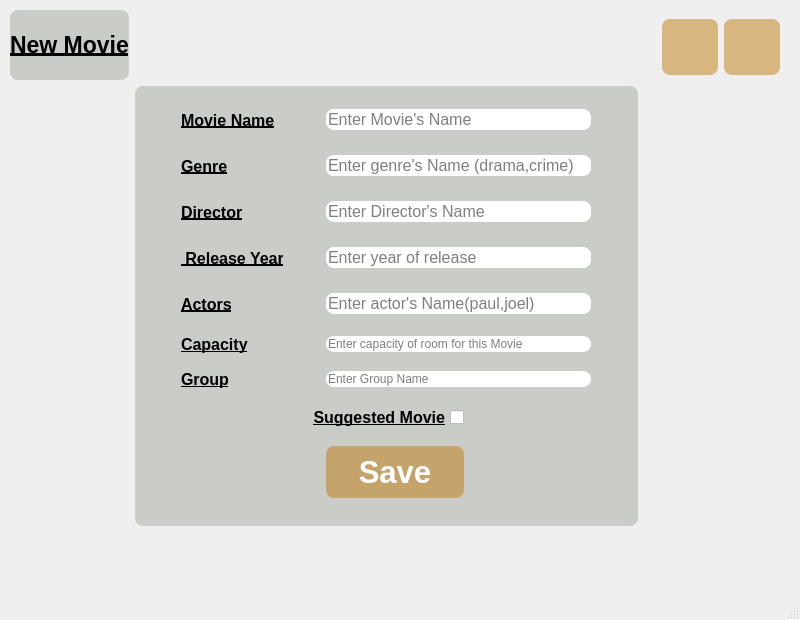
<?xml version="1.0" encoding="UTF-8"?>
<ui version="4.0">
 <class>Add_movie</class>
 <widget class="QMainWindow" name="Add_movie">
  <property name="geometry">
   <rect>
    <x>0</x>
    <y>0</y>
    <width>800</width>
    <height>620</height>
   </rect>
  </property>
  <property name="sizePolicy">
   <sizepolicy hsizetype="Fixed" vsizetype="Fixed">
    <horstretch>0</horstretch>
    <verstretch>0</verstretch>
   </sizepolicy>
  </property>
  <property name="minimumSize">
   <size>
    <width>778</width>
    <height>620</height>
   </size>
  </property>
  <property name="maximumSize">
   <size>
    <width>800</width>
    <height>644</height>
   </size>
  </property>
  <property name="windowTitle">
   <string>MainWindow</string>
  </property>
  <property name="styleSheet">
   <string notr="true">#centralwidget
{
border-image: url(:/photos/images/ticket-2974645.jpg);

}
#l1
{
 background-color: rgba(186, 189, 182,0.7);
color: black;
}
#gw2
{
 background-color: rgba(186, 189, 182,0.7);
}
QPushButton
{
color : white;
background-color: rgba(193, 125, 17,0.5);
}
QPushButton:hover
{
    background-color:rgba(255, 255, 255,0.5);
    color: rgb(193, 125, 17);
}
QPushButton,#gw2,#l1,QLineEdit
{
border-width : 0px;
border-radius : 8px;
}</string>
  </property>
  <widget class="QWidget" name="centralwidget">
   <property name="sizePolicy">
    <sizepolicy hsizetype="Fixed" vsizetype="Fixed">
     <horstretch>0</horstretch>
     <verstretch>0</verstretch>
    </sizepolicy>
   </property>
   <property name="minimumSize">
    <size>
     <width>800</width>
     <height>579</height>
    </size>
   </property>
   <property name="maximumSize">
    <size>
     <width>822</width>
     <height>600</height>
    </size>
   </property>
   <layout class="QVBoxLayout" name="verticalLayout">
    <item>
     <widget class="QWidget" name="gw1" native="true">
      <property name="sizePolicy">
       <sizepolicy hsizetype="Expanding" vsizetype="Expanding">
        <horstretch>0</horstretch>
        <verstretch>0</verstretch>
       </sizepolicy>
      </property>
      <layout class="QGridLayout" name="gridLayout">
       <property name="leftMargin">
        <number>1</number>
       </property>
       <property name="topMargin">
        <number>1</number>
       </property>
       <property name="rightMargin">
        <number>1</number>
       </property>
       <property name="bottomMargin">
        <number>1</number>
       </property>
       <item row="4" column="1">
        <spacer name="verticalSpacer_3">
         <property name="orientation">
          <enum>Qt::Vertical</enum>
         </property>
         <property name="sizeType">
          <enum>QSizePolicy::Fixed</enum>
         </property>
         <property name="sizeHint" stdset="0">
          <size>
           <width>72</width>
           <height>40</height>
          </size>
         </property>
        </spacer>
       </item>
       <item row="0" column="3">
        <widget class="QWidget" name="hw1" native="true">
         <property name="sizePolicy">
          <sizepolicy hsizetype="Fixed" vsizetype="Fixed">
           <horstretch>0</horstretch>
           <verstretch>0</verstretch>
          </sizepolicy>
         </property>
         <property name="minimumSize">
          <size>
           <width>137</width>
           <height>70</height>
          </size>
         </property>
         <layout class="QHBoxLayout" name="horizontalLayout">
          <item>
           <widget class="QPushButton" name="pushButton_2">
            <property name="sizePolicy">
             <sizepolicy hsizetype="Fixed" vsizetype="Fixed">
              <horstretch>0</horstretch>
              <verstretch>0</verstretch>
             </sizepolicy>
            </property>
            <property name="minimumSize">
             <size>
              <width>56</width>
              <height>56</height>
             </size>
            </property>
            <property name="maximumSize">
             <size>
              <width>56</width>
              <height>56</height>
             </size>
            </property>
            <property name="text">
             <string/>
            </property>
            <property name="icon">
             <iconset resource="photos.qrc">
              <normaloff>:/icons/p1/minimize.png</normaloff>:/icons/p1/minimize.png</iconset>
            </property>
            <property name="iconSize">
             <size>
              <width>50</width>
              <height>50</height>
             </size>
            </property>
           </widget>
          </item>
          <item>
           <widget class="QPushButton" name="pushButton">
            <property name="sizePolicy">
             <sizepolicy hsizetype="Fixed" vsizetype="Fixed">
              <horstretch>0</horstretch>
              <verstretch>0</verstretch>
             </sizepolicy>
            </property>
            <property name="minimumSize">
             <size>
              <width>56</width>
              <height>56</height>
             </size>
            </property>
            <property name="maximumSize">
             <size>
              <width>56</width>
              <height>56</height>
             </size>
            </property>
            <property name="text">
             <string/>
            </property>
            <property name="icon">
             <iconset resource="photos.qrc">
              <normaloff>:/icons/p1/cross.png</normaloff>:/icons/p1/cross.png</iconset>
            </property>
            <property name="iconSize">
             <size>
              <width>50</width>
              <height>50</height>
             </size>
            </property>
           </widget>
          </item>
         </layout>
        </widget>
       </item>
       <item row="3" column="3">
        <spacer name="verticalSpacer">
         <property name="orientation">
          <enum>Qt::Vertical</enum>
         </property>
         <property name="sizeType">
          <enum>QSizePolicy::Expanding</enum>
         </property>
         <property name="sizeHint" stdset="0">
          <size>
           <width>130</width>
           <height>149</height>
          </size>
         </property>
        </spacer>
       </item>
       <item row="0" column="1">
        <spacer name="horizontalSpacer">
         <property name="orientation">
          <enum>Qt::Horizontal</enum>
         </property>
         <property name="sizeHint" stdset="0">
          <size>
           <width>40</width>
           <height>20</height>
          </size>
         </property>
        </spacer>
       </item>
       <item row="0" column="0">
        <widget class="QLabel" name="l1">
         <property name="font">
          <font>
           <pointsize>17</pointsize>
           <weight>75</weight>
           <bold>true</bold>
           <underline>true</underline>
          </font>
         </property>
         <property name="text">
          <string>New Movie</string>
         </property>
        </widget>
       </item>
       <item row="1" column="1">
        <spacer name="verticalSpacer_2">
         <property name="orientation">
          <enum>Qt::Vertical</enum>
         </property>
         <property name="sizeHint" stdset="0">
          <size>
           <width>20</width>
           <height>40</height>
          </size>
         </property>
        </spacer>
       </item>
       <item row="3" column="0">
        <spacer name="horizontalSpacer_2">
         <property name="orientation">
          <enum>Qt::Horizontal</enum>
         </property>
         <property name="sizeType">
          <enum>QSizePolicy::Fixed</enum>
         </property>
         <property name="sizeHint" stdset="0">
          <size>
           <width>40</width>
           <height>20</height>
          </size>
         </property>
        </spacer>
       </item>
       <item row="2" column="1">
        <widget class="QWidget" name="gw2" native="true">
         <property name="sizePolicy">
          <sizepolicy hsizetype="Fixed" vsizetype="Fixed">
           <horstretch>0</horstretch>
           <verstretch>0</verstretch>
          </sizepolicy>
         </property>
         <property name="minimumSize">
          <size>
           <width>503</width>
           <height>440</height>
          </size>
         </property>
         <layout class="QGridLayout" name="gridLayout_2">
          <item row="5" column="0">
           <widget class="QLabel" name="l7">
            <property name="minimumSize">
             <size>
              <width>102</width>
              <height>0</height>
             </size>
            </property>
            <property name="font">
             <font>
              <pointsize>12</pointsize>
              <weight>75</weight>
              <bold>true</bold>
              <underline>true</underline>
             </font>
            </property>
            <property name="text">
             <string>Capacity</string>
            </property>
           </widget>
          </item>
          <item row="1" column="0" alignment="Qt::AlignHCenter">
           <widget class="QLabel" name="l6">
            <property name="sizePolicy">
             <sizepolicy hsizetype="Fixed" vsizetype="Fixed">
              <horstretch>0</horstretch>
              <verstretch>0</verstretch>
             </sizepolicy>
            </property>
            <property name="minimumSize">
             <size>
              <width>102</width>
              <height>30</height>
             </size>
            </property>
            <property name="maximumSize">
             <size>
              <width>95</width>
              <height>30</height>
             </size>
            </property>
            <property name="font">
             <font>
              <pointsize>12</pointsize>
              <weight>75</weight>
              <bold>true</bold>
              <underline>true</underline>
             </font>
            </property>
            <property name="text">
             <string>Genre</string>
            </property>
           </widget>
          </item>
          <item row="5" column="1">
           <widget class="QLineEdit" name="capacity_le">
            <property name="sizePolicy">
             <sizepolicy hsizetype="Fixed" vsizetype="Fixed">
              <horstretch>0</horstretch>
              <verstretch>0</verstretch>
             </sizepolicy>
            </property>
            <property name="minimumSize">
             <size>
              <width>265</width>
              <height>0</height>
             </size>
            </property>
            <property name="placeholderText">
             <string>Enter capacity of room for this Movie</string>
            </property>
           </widget>
          </item>
          <item row="2" column="0" alignment="Qt::AlignHCenter">
           <widget class="QLabel" name="l3">
            <property name="sizePolicy">
             <sizepolicy hsizetype="Fixed" vsizetype="Fixed">
              <horstretch>0</horstretch>
              <verstretch>0</verstretch>
             </sizepolicy>
            </property>
            <property name="minimumSize">
             <size>
              <width>102</width>
              <height>30</height>
             </size>
            </property>
            <property name="maximumSize">
             <size>
              <width>95</width>
              <height>30</height>
             </size>
            </property>
            <property name="font">
             <font>
              <pointsize>12</pointsize>
              <weight>75</weight>
              <bold>true</bold>
              <underline>true</underline>
             </font>
            </property>
            <property name="text">
             <string>Director</string>
            </property>
           </widget>
          </item>
          <item row="1" column="1">
           <widget class="QLineEdit" name="genre_le">
            <property name="sizePolicy">
             <sizepolicy hsizetype="Fixed" vsizetype="Fixed">
              <horstretch>0</horstretch>
              <verstretch>0</verstretch>
             </sizepolicy>
            </property>
            <property name="minimumSize">
             <size>
              <width>265</width>
              <height>0</height>
             </size>
            </property>
            <property name="font">
             <font>
              <pointsize>12</pointsize>
             </font>
            </property>
            <property name="placeholderText">
             <string>Enter genre's Name (drama,crime)</string>
            </property>
           </widget>
          </item>
          <item row="7" column="0" colspan="2" alignment="Qt::AlignHCenter">
           <widget class="QCheckBox" name="checkBox">
            <property name="font">
             <font>
              <pointsize>12</pointsize>
              <weight>75</weight>
              <bold>true</bold>
              <underline>true</underline>
             </font>
            </property>
            <property name="layoutDirection">
             <enum>Qt::RightToLeft</enum>
            </property>
            <property name="text">
             <string>Suggested Movie</string>
            </property>
            <property name="tristate">
             <bool>false</bool>
            </property>
           </widget>
          </item>
          <item row="4" column="1">
           <widget class="QLineEdit" name="actor_le">
            <property name="sizePolicy">
             <sizepolicy hsizetype="Fixed" vsizetype="Fixed">
              <horstretch>0</horstretch>
              <verstretch>0</verstretch>
             </sizepolicy>
            </property>
            <property name="minimumSize">
             <size>
              <width>265</width>
              <height>0</height>
             </size>
            </property>
            <property name="font">
             <font>
              <pointsize>12</pointsize>
             </font>
            </property>
            <property name="placeholderText">
             <string>Enter actor's Name(paul,joel)</string>
            </property>
           </widget>
          </item>
          <item row="4" column="0" alignment="Qt::AlignHCenter">
           <widget class="QLabel" name="l5">
            <property name="sizePolicy">
             <sizepolicy hsizetype="Fixed" vsizetype="Fixed">
              <horstretch>0</horstretch>
              <verstretch>0</verstretch>
             </sizepolicy>
            </property>
            <property name="minimumSize">
             <size>
              <width>102</width>
              <height>30</height>
             </size>
            </property>
            <property name="maximumSize">
             <size>
              <width>95</width>
              <height>30</height>
             </size>
            </property>
            <property name="font">
             <font>
              <pointsize>12</pointsize>
              <weight>75</weight>
              <bold>true</bold>
              <underline>true</underline>
             </font>
            </property>
            <property name="text">
             <string>Actors</string>
            </property>
           </widget>
          </item>
          <item row="0" column="0">
           <widget class="QLabel" name="l2">
            <property name="sizePolicy">
             <sizepolicy hsizetype="Fixed" vsizetype="Fixed">
              <horstretch>0</horstretch>
              <verstretch>0</verstretch>
             </sizepolicy>
            </property>
            <property name="minimumSize">
             <size>
              <width>102</width>
              <height>30</height>
             </size>
            </property>
            <property name="maximumSize">
             <size>
              <width>95</width>
              <height>30</height>
             </size>
            </property>
            <property name="font">
             <font>
              <pointsize>12</pointsize>
              <weight>75</weight>
              <bold>true</bold>
              <underline>true</underline>
             </font>
            </property>
            <property name="text">
             <string>Movie Name</string>
            </property>
           </widget>
          </item>
          <item row="0" column="1">
           <widget class="QLineEdit" name="name_le">
            <property name="sizePolicy">
             <sizepolicy hsizetype="Fixed" vsizetype="Fixed">
              <horstretch>0</horstretch>
              <verstretch>0</verstretch>
             </sizepolicy>
            </property>
            <property name="minimumSize">
             <size>
              <width>265</width>
              <height>0</height>
             </size>
            </property>
            <property name="font">
             <font>
              <pointsize>12</pointsize>
             </font>
            </property>
            <property name="placeholderText">
             <string>Enter Movie's Name</string>
            </property>
           </widget>
          </item>
          <item row="3" column="1">
           <widget class="QLineEdit" name="released_le">
            <property name="sizePolicy">
             <sizepolicy hsizetype="Fixed" vsizetype="Fixed">
              <horstretch>0</horstretch>
              <verstretch>0</verstretch>
             </sizepolicy>
            </property>
            <property name="minimumSize">
             <size>
              <width>265</width>
              <height>0</height>
             </size>
            </property>
            <property name="font">
             <font>
              <pointsize>12</pointsize>
             </font>
            </property>
            <property name="placeholderText">
             <string>Enter year of release</string>
            </property>
           </widget>
          </item>
          <item row="8" column="1">
           <widget class="QPushButton" name="save_btn">
            <property name="sizePolicy">
             <sizepolicy hsizetype="Fixed" vsizetype="Fixed">
              <horstretch>0</horstretch>
              <verstretch>0</verstretch>
             </sizepolicy>
            </property>
            <property name="minimumSize">
             <size>
              <width>138</width>
              <height>52</height>
             </size>
            </property>
            <property name="font">
             <font>
              <pointsize>23</pointsize>
              <weight>75</weight>
              <bold>true</bold>
              <underline>false</underline>
             </font>
            </property>
            <property name="text">
             <string>Save</string>
            </property>
           </widget>
          </item>
          <item row="3" column="0" alignment="Qt::AlignHCenter">
           <widget class="QLabel" name="l4">
            <property name="sizePolicy">
             <sizepolicy hsizetype="Fixed" vsizetype="Fixed">
              <horstretch>0</horstretch>
              <verstretch>0</verstretch>
             </sizepolicy>
            </property>
            <property name="minimumSize">
             <size>
              <width>102</width>
              <height>30</height>
             </size>
            </property>
            <property name="maximumSize">
             <size>
              <width>95</width>
              <height>30</height>
             </size>
            </property>
            <property name="font">
             <font>
              <pointsize>12</pointsize>
              <weight>75</weight>
              <bold>true</bold>
              <underline>true</underline>
             </font>
            </property>
            <property name="text">
             <string> Release Year</string>
            </property>
           </widget>
          </item>
          <item row="2" column="1">
           <widget class="QLineEdit" name="director_le">
            <property name="sizePolicy">
             <sizepolicy hsizetype="Fixed" vsizetype="Fixed">
              <horstretch>0</horstretch>
              <verstretch>0</verstretch>
             </sizepolicy>
            </property>
            <property name="minimumSize">
             <size>
              <width>265</width>
              <height>0</height>
             </size>
            </property>
            <property name="font">
             <font>
              <pointsize>12</pointsize>
             </font>
            </property>
            <property name="placeholderText">
             <string>Enter Director's Name</string>
            </property>
           </widget>
          </item>
          <item row="6" column="0">
           <widget class="QLabel" name="label">
            <property name="sizePolicy">
             <sizepolicy hsizetype="Fixed" vsizetype="Preferred">
              <horstretch>0</horstretch>
              <verstretch>0</verstretch>
             </sizepolicy>
            </property>
            <property name="minimumSize">
             <size>
              <width>102</width>
              <height>0</height>
             </size>
            </property>
            <property name="font">
             <font>
              <pointsize>12</pointsize>
              <weight>75</weight>
              <bold>true</bold>
              <underline>true</underline>
             </font>
            </property>
            <property name="text">
             <string>Group</string>
            </property>
           </widget>
          </item>
          <item row="6" column="1">
           <widget class="QLineEdit" name="group_le">
            <property name="sizePolicy">
             <sizepolicy hsizetype="Fixed" vsizetype="Fixed">
              <horstretch>0</horstretch>
              <verstretch>0</verstretch>
             </sizepolicy>
            </property>
            <property name="minimumSize">
             <size>
              <width>265</width>
              <height>0</height>
             </size>
            </property>
            <property name="placeholderText">
             <string>Enter Group Name</string>
            </property>
           </widget>
          </item>
         </layout>
        </widget>
       </item>
      </layout>
     </widget>
    </item>
   </layout>
  </widget>
  <widget class="QMenuBar" name="menubar">
   <property name="geometry">
    <rect>
     <x>0</x>
     <y>0</y>
     <width>800</width>
     <height>22</height>
    </rect>
   </property>
  </widget>
  <widget class="QStatusBar" name="statusbar"/>
 </widget>
 <resources>
  <include location="photos.qrc"/>
 </resources>
 <connections>
  <connection>
   <sender>pushButton</sender>
   <signal>clicked()</signal>
   <receiver>Add_movie</receiver>
   <slot>close()</slot>
   <hints>
    <hint type="sourcelabel">
     <x>754</x>
     <y>85</y>
    </hint>
    <hint type="destinationlabel">
     <x>802</x>
     <y>101</y>
    </hint>
   </hints>
  </connection>
  <connection>
   <sender>pushButton_2</sender>
   <signal>clicked()</signal>
   <receiver>Add_movie</receiver>
   <slot>showMinimized()</slot>
   <hints>
    <hint type="sourcelabel">
     <x>690</x>
     <y>85</y>
    </hint>
    <hint type="destinationlabel">
     <x>800</x>
     <y>135</y>
    </hint>
   </hints>
  </connection>
 </connections>
</ui>
